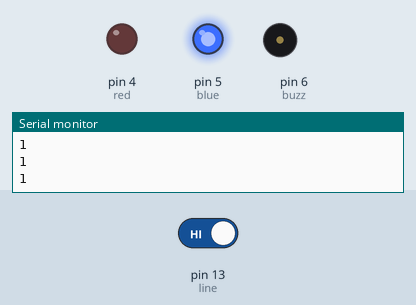
Bench run of a sketch on a simulated Arduino Uno, built with avr-gcc and run on an emulated ATmega328P. Shown: output pins drawn as LEDs (lit = HIGH), buzzer (waves = sounding), the last lines printed to the serial monitor. The test bench sets the inputs (shaded band); at power-on: pin 13 (line) HIGH.

Above: at 1.8 s.
1.9 s: pin 13 (line) driven LOW
At 3.1 s:
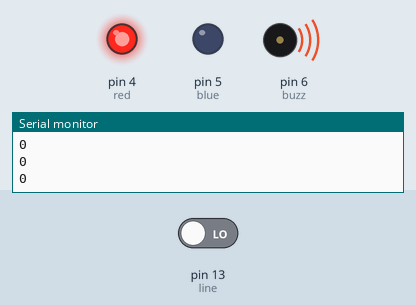
3.5 s: pin 13 (line) driven HIGH
At 4.3 s:
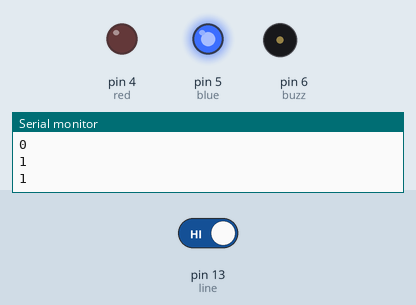
Timing chart, 0 to 6.5 s (numbered marks = the images above; inputs shaded):
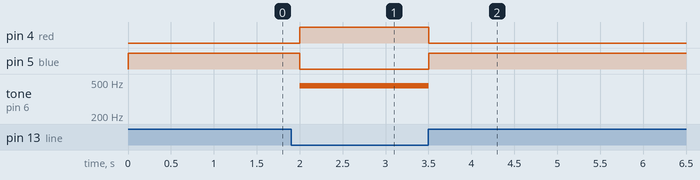

The sketch:

Arduino_Line_Sensor.ino
```cpp
//Arduino line detector

//Define the pins
#define line 13
#define blue 5
#define buzz 6
#define red 4
int val;
void setup() {
  Serial.begin(9600);
  pinMode(line, INPUT);
  pinMode(buzz, OUTPUT);
  pinMode(red, OUTPUT);
  pinMode(blue, OUTPUT);
}

void loop() {
  val = digitalRead(line);
  Serial.println(val);

//  The Sensor reads "0" when it detects a white line
 if (val == 0){
  tone(buzz,450);
  digitalWrite(red,HIGH);
  digitalWrite(blue,LOW);
 }
// The sensor reads "1" when it detects black line
 else{
  noTone(buzz);
  digitalWrite(red,LOW);
  digitalWrite(blue,HIGH);
 }
 delay(500);
}
```

Measured:
- after the input at 1.9 s, pin 4 (red): LOW → HIGH after 0.10 s; pin 5 (blue): HIGH → LOW after 0.10 s; tone on pin 6 (buzz): silent → 450 Hz after 0.10 s
- after the input at 3.5 s, pin 4 (red): HIGH → LOW at once; pin 5 (blue): LOW → HIGH at once; tone on pin 6 (buzz): 450 Hz → silent at once
